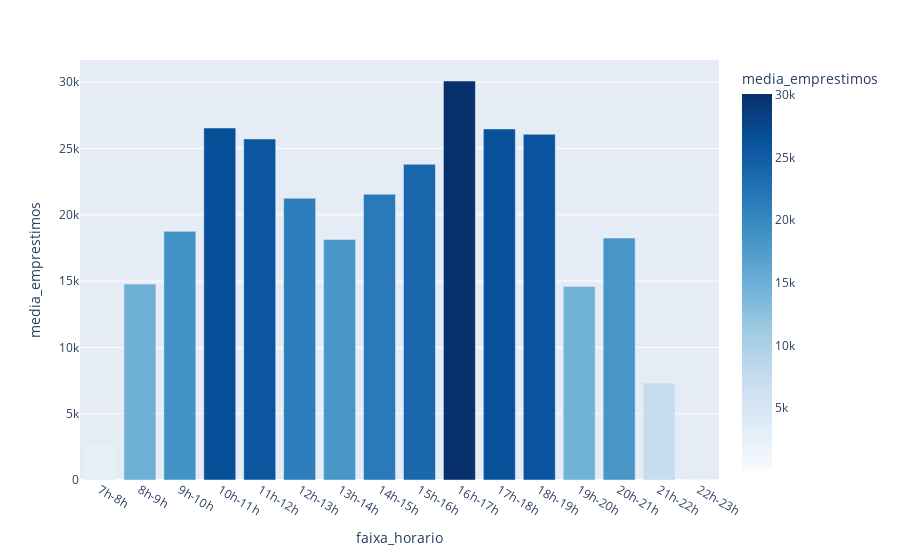

The notebook cell this image was saved under:
### Code cell
fig3 = px.bar(emprestimo_temporal_agrupado_resumido, 
              x="faixa_horario", y="media_emprestimos", 
              orientation="v",  
              color="media_emprestimos",
              color_continuous_scale="Blues")

fig3.update_layout(showlegend=False)

fig3.show()

### Figure 1 — Plotly figure (JSON) as saved in the notebook; plotly's stock layout.template omitted (floating-point values rounded to 4 significant figures)
{"data": [{"alignmentgroup": "True", "hovertemplate": "faixa_horario=%{x}<br>media_emprestimos=%{marker.color}<extra></extra>", "legendgroup": "", "marker": {"color": [2682.0, 14770.0, 18750.0, 26550.0, 25720.0, 21250.0, 18141, 21550.0, 23810.0, 30090.0, 26480.0, 26070.0, 14590.0, 18250.0, 7313, 35.29], "coloraxis": "coloraxis", "pattern": {"shape": ""}}, "name": "", "offsetgroup": "", "orientation": "v", "showlegend": false, "textposition": "auto", "type": "bar", "x": ["7h-8h", "8h-9h", "9h-10h", "10h-11h", "11h-12h", "12h-13h", "13h-14h", "14h-15h", "15h-16h", "16h-17h", "17h-18h", "18h-19h", "19h-20h", "20h-21h", "21h-22h", "22h-23h"], "xaxis": "x", "y": [2682.0, 14770.0, 18750.0, 26550.0, 25720.0, 21250.0, 18141, 21550.0, 23810.0, 30090.0, 26480.0, 26070.0, 14590.0, 18250.0, 7313, 35.29], "yaxis": "y"}], "layout": {"barmode": "relative", "coloraxis": {"colorbar": {"title": {"text": "media_emprestimos"}}, "colorscale": [[0, "rgb(247,251,255)"], [0.125, "rgb(222,235,247)"], [0.25, "rgb(198,219,239)"], [0.375, "rgb(158,202,225)"], [0.5, "rgb(107,174,214)"], [0.625, "rgb(66,146,198)"], [0.75, "rgb(33,113,181)"], [0.875, "rgb(8,81,156)"], [1, "rgb(8,48,107)"]]}, "legend": {"tracegroupgap": 0}, "margin": {"t": 60}, "showlegend": false, "xaxis": {"anchor": "y", "domain": [0, 1], "title": {"text": "faixa_horario"}}, "yaxis": {"anchor": "x", "domain": [0, 1], "title": {"text": "media_emprestimos"}}}}
